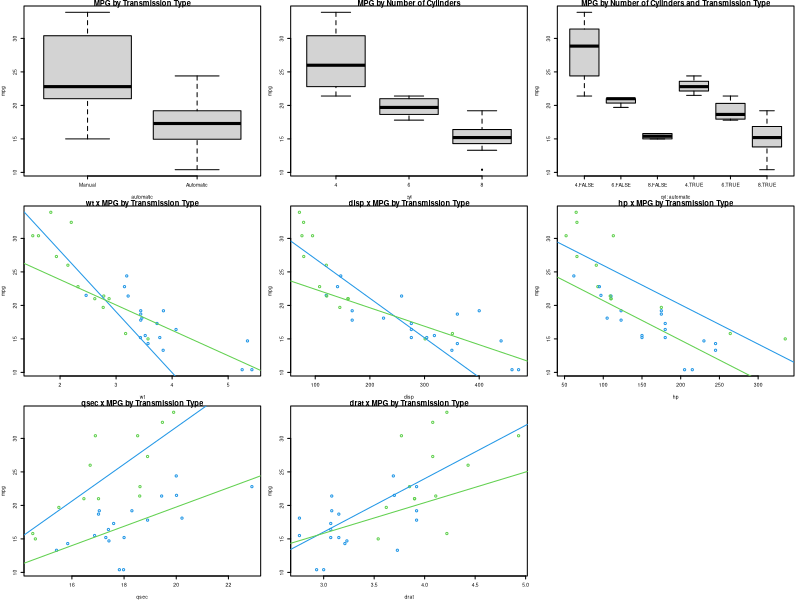
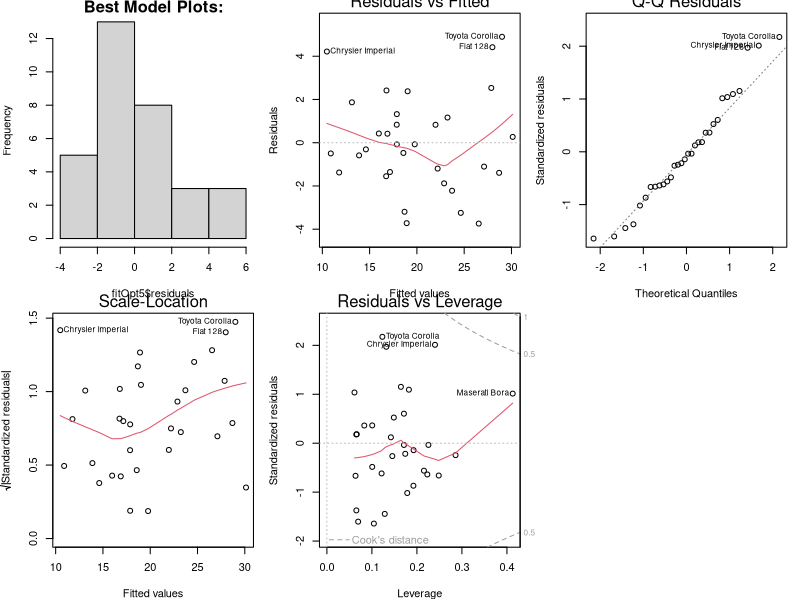

Here is the R script that generated these plots, in order:
## ---- chunk 1
library(datasets)
data(mtcars)
summary(mtcars)
str(mtcars)
# With the summary and str analysis, we can see that a few data preparation is need to tidy the dataset, only need coerce some variables to class factor and logic as need.

mtcars$am <- mtcars$am == 0
names(mtcars)[9] <- "automatic"
mtcars$vs <- mtcars$vs == 1
mtcars$cyl <- factor(mtcars$cyl)
mtcars$gear <- factor(mtcars$gear)
mtcars$carb <- factor(mtcars$carb)

## First, the mtcars is attached to the R search path. This means that the mtcars dataset is searched by R when evaluating a variable, so columns in the dataset can be accessed by simply giving their names.
attach(mtcars)
## ---- chunk 2
par(mfrow=c(3,3),mar=c(4,4,1,1), cex=0.3, cex.main=1.5)
boxplot(mpg ~ automatic, data=mtcars, names=c('Manual', 'Automatic'), main="MPG by Transmission Type")
boxplot( mpg ~ cyl, data = mtcars, main="MPG by Number of Cylinders")
boxplot( mpg ~ cyl*automatic, data = mtcars, main="MPG by Number of Cylinders and Transmission Type")

plot(wt, mpg, col=automatic + 3, main="wt x MPG by Transmission Type")
abline(lm(mpg~wt,data=mtcars[automatic==F,]),  col=4)
abline(lm(mpg~wt,data=mtcars[automatic==T,]),  col=3)

plot(disp, mpg, col=automatic + 3, main="disp x MPG by Transmission Type")
abline(lm(mpg~disp,data=mtcars[automatic==F,]),  col=4)
abline(lm(mpg~disp,data=mtcars[automatic==T,]),  col=3)

plot(hp, mpg,  col=automatic + 3, main="hp x MPG by Transmission Type")
abline(lm(mpg~hp,data=mtcars[automatic==F,]),  col=4)
abline(lm(mpg~hp,data=mtcars[automatic==T,]),  col=3)

plot(qsec, mpg, col=automatic + 3, main="qsec x MPG by Transmission Type")
abline(lm(mpg~qsec,data=mtcars[automatic==FALSE,]),  col=4)
abline(lm(mpg~qsec,data=mtcars[automatic==TRUE,]),  col=3)

plot(drat, mpg,  col=automatic + 3, main="drat x MPG by Transmission Type")
abline(lm(mpg~drat,data=mtcars[automatic==F,]),  col=4)
abline(lm(mpg~drat,data=mtcars[automatic==T,]),  col=3)

## ---- chunk 3
fitOpt5 <- lm( mpg ~ automatic + hp + wt +I(cyl==6) , data=mtcars )
sm <- summary(fitOpt5)

## ---- chunk 4
print(sm$coefficients)
## ---- chunk 5
par(mfrow=c(2,3))
hist(fitOpt5$residuals, main="Best Model Plots:")
plot(fitOpt5)
